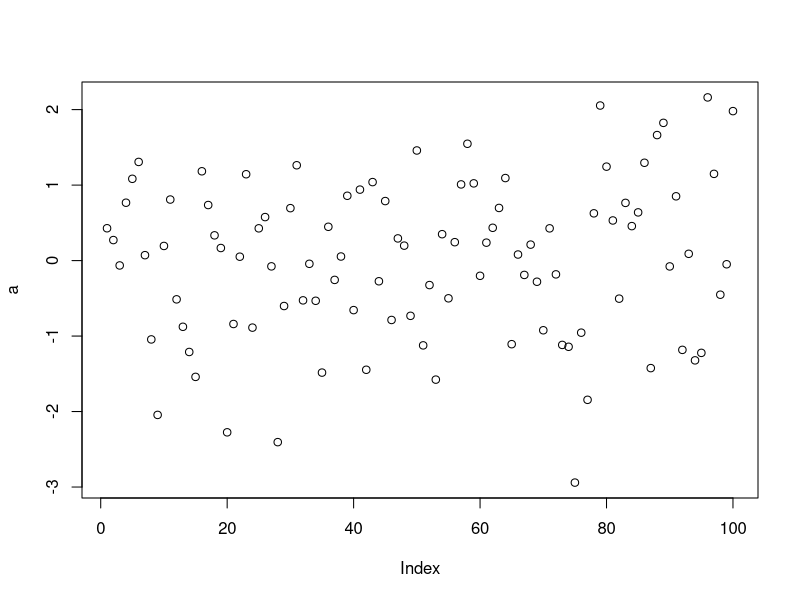

This figure's R source:
## ---- chunk 1
a<-rnorm(100)
b<-plot(a)

## ---- chunk 2
#| echo: false
2 * 2
